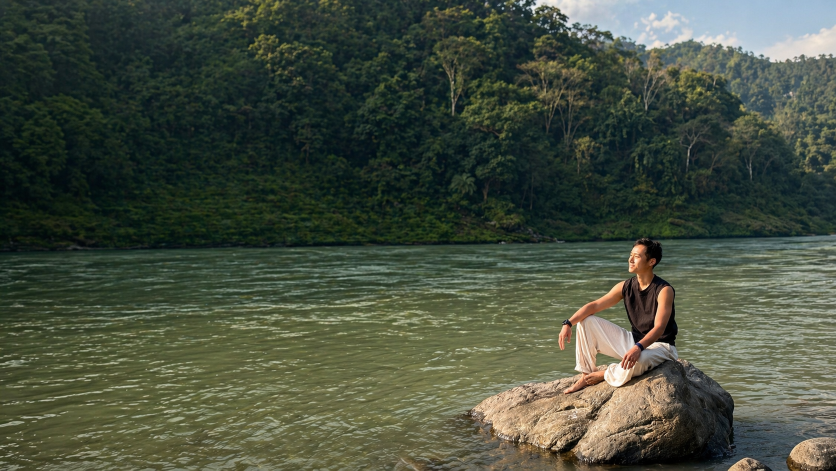
#> input picture vidoe_cover.png, 1672 x 941 px (shown at 1/2 size)
$ python video_cover.py vidoe_cover.png
#> lines starting #> are read from the running program, lines starting #| are printed output that depends on the picture
from __future__ import annotations

import argparse
import re
from pathlib import Path

from PIL import Image, ImageDraw, ImageFont


SOURCE_IMAGE_NAME = "vidoe_cover.png"
DEFAULT_OUTPUT_DIR = Path("outputs")
DEFAULT_FONT_SIZE = 72
MAX_LINE_WIDTH = 800
LINE_SPACING = 12
ALLOWED_TITLE_PUNCTUATION = {"!", "?", "！", "？"}


def load_font(size: int) -> ImageFont.ImageFont:
    """Load a font that supports Chinese characters when available."""
#> called with size = 72
    font_paths = [
        "C:\\Windows\\Fonts\\msyh.ttc",
        "C:\\Windows\\Fonts\\msyhbd.ttc",
        "C:\\Windows\\Fonts\\simhei.ttf",
        "C:\\Windows\\Fonts\\mingliu.ttc",
        "C:\\Windows\\Fonts\\simsun.ttc",
        "C:\\Windows\\Fonts\\arial.ttf",
    ]
    font_names = [
        "msyh.ttc",
        "msyhbd.ttc",
        "simhei.ttf",
        "mingliu.ttc",
        "simsun.ttc",
        "arial.ttf",
        "DejaVuSans-Bold.ttf",
        "NotoSansCJKtc-Regular.otf",
    ]

    for font_path in font_paths:
        path = Path(font_path)
        if not path.exists():
            continue
        try:
            return ImageFont.truetype(str(path), size)
        except OSError:
            continue

    for font_name in font_names:
        try:
            return ImageFont.truetype(font_name, size)
        except OSError:
            continue

    return ImageFont.load_default()


def clean_title_for_display(text: str) -> str:
    """Remove visible punctuation except exclamation and question marks."""
#> called with text = 'vidoe_cover.png'
    cleaned: list[str] = []
    previous_space = False

    for char in text:
        if char in ALLOWED_TITLE_PUNCTUATION:
            cleaned.append("!" if char == "！" else "?" if char == "？" else char)
            previous_space = False
            continue

        if char.isalnum() or "\u4e00" <= char <= "\u9fff":
            cleaned.append(char)
            previous_space = False
            continue

        if char.isspace() and not previous_space:
            cleaned.append(" ")
            previous_space = True

    return "".join(cleaned).strip()


def tokenize_for_wrap(text: str) -> list[str]:
    """Tokenize mixed Chinese and English without using punctuation for line breaks."""
#> called with text = 'vidoecoverpng'
    tokens: list[str] = []
    current_ascii = ""

    for char in text:
        if char.isspace():
            if current_ascii:
                tokens.append(current_ascii)
                current_ascii = ""
            continue

        if char in {"!", "?"}:
            if current_ascii:
                tokens.append(current_ascii)
                current_ascii = ""
            tokens.append(char)
            continue

        if char.isascii() and char.isalnum():
            current_ascii += char
            continue

        if current_ascii:
            tokens.append(current_ascii)
            current_ascii = ""
        tokens.append(char)

    if current_ascii:
        tokens.append(current_ascii)

    return tokens


def _text_width(text: str, font: ImageFont.ImageFont, draw: ImageDraw.ImageDraw) -> int:
    bbox = draw.textbbox((0, 0), text, font=font)
    return bbox[2] - bbox[0]


def wrap_text(text: str, font: ImageFont.ImageFont, max_width: int, draw: ImageDraw.ImageDraw) -> str:
    """Wrap text by measured pixel width. Only ! and ? can remain as punctuation."""
    tokens = tokenize_for_wrap(text)
    lines: list[str] = []
    current_line = ""

    for token in tokens:
        if token in {"!", "?"} and current_line:
            current_line += token
            continue

        joiner = " " if current_line and token.isascii() and token.isalnum() else ""
        candidate = current_line + joiner + token

        if _text_width(candidate, font, draw) <= max_width:
            current_line = candidate
            continue

        if current_line:
            lines.append(current_line)
        current_line = token

    if current_line:
        lines.append(current_line)

    return "\n".join(lines)


def add_title_to_image(source_path: Path, title: str, output_path: Path) -> Path:
    if not source_path.exists():
        raise FileNotFoundError(f"Source image not found: {source_path}")

    image = Image.open(source_path).convert("RGBA")
    draw = ImageDraw.Draw(image)
    font = load_font(DEFAULT_FONT_SIZE)
    display_title = clean_title_for_display(title)
    wrapped_title = wrap_text(display_title, font, MAX_LINE_WIDTH, draw)
#> wrapped_title = 'vidoecoverpng'

    text_bbox = draw.multiline_textbbox(
        (0, 0),
        wrapped_title,
        font=font,
        spacing=LINE_SPACING,
    )
#> text_bbox = (0, 12, 534, 82)
    text_width = text_bbox[2] - text_bbox[0]
#> text_width = 534
    text_height = text_bbox[3] - text_bbox[1]
#> text_height = 70

    x = (image.width - text_width) / 2
#> x = 569
    y = (image.height - text_height) / 2
#> y = 435.5

    for offset in [(-2, -2), (-2, 2), (2, -2), (2, 2)]:
        draw.multiline_text(
            (x + offset[0], y + offset[1]),
            wrapped_title,
            font=font,
            fill="black",
            spacing=LINE_SPACING,
            align="center",
        )

    draw.multiline_text(
        (x, y),
        wrapped_title,
        font=font,
        fill="white",
        spacing=LINE_SPACING,
        align="center",
    )

    output_path.parent.mkdir(parents=True, exist_ok=True)
    image.save(output_path)
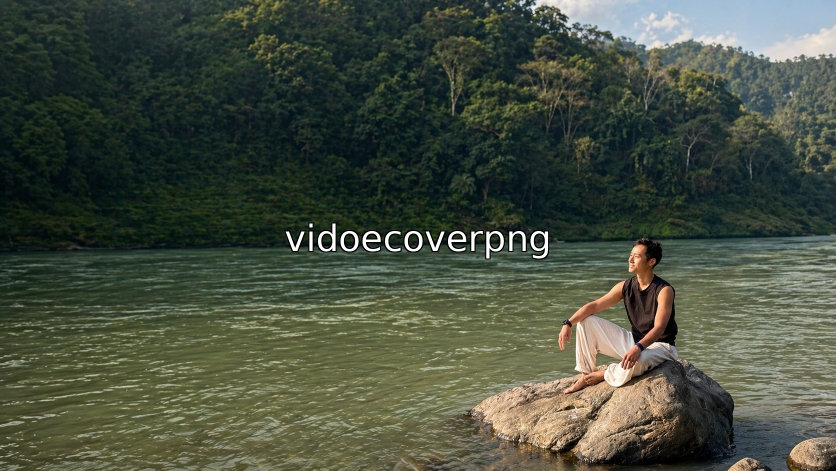
#> saved as video_cover_vidoe_cover_png.png: PIL image 1672x941 RGBA (shown at 1/2 size); mean R, G, B, A 70.9, 79, 64, 255
    return output_path


def parse_args() -> argparse.Namespace:
    parser = argparse.ArgumentParser(
        description="Add a video title onto a cover image and save the result."
    )
    parser.add_argument("title", help="Video title to write on the cover image.")
    parser.add_argument(
        "--source",
        default=SOURCE_IMAGE_NAME,
        help="Source image file name (default: vidoe_cover.png).",
    )
    parser.add_argument(
        "--output",
        default=None,
        help="Output image path (default: outputs/video_cover_{title}.png).",
    )
    return parser.parse_args()


def sanitize_filename(value: str) -> str:
    sanitized = re.sub(r"[^\w\s-]", "_", value, flags=re.UNICODE).strip()
    return "_".join(sanitized.split()) or "video_cover"


def main() -> None:
    args = parse_args()
    source_path = Path(args.source)
    safe_name = sanitize_filename(args.title)
    output_path = (
        Path(args.output).resolve()
        if args.output
        else DEFAULT_OUTPUT_DIR / f"video_cover_{safe_name}.png"
    )

    result_path = add_title_to_image(source_path, args.title, output_path)
    print(f"Saved cover image with title to: {result_path}")


if __name__ == "__main__":
    main()
